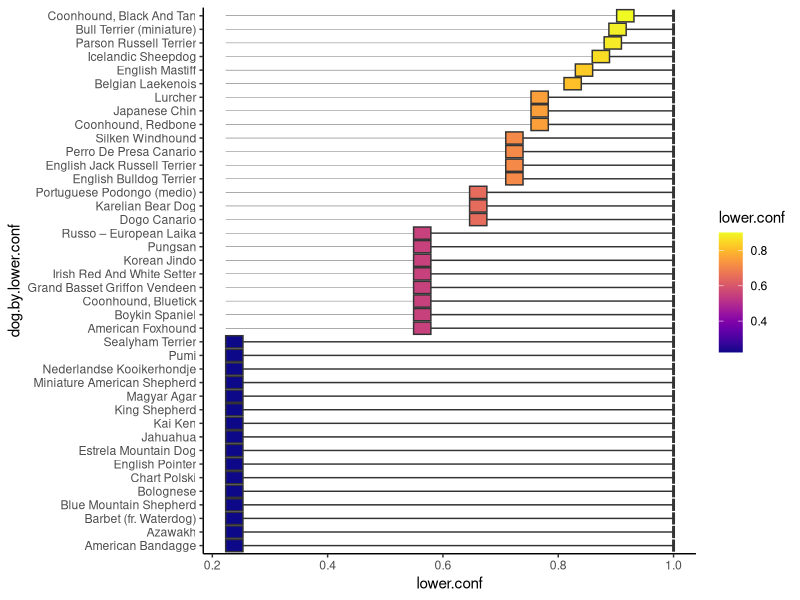
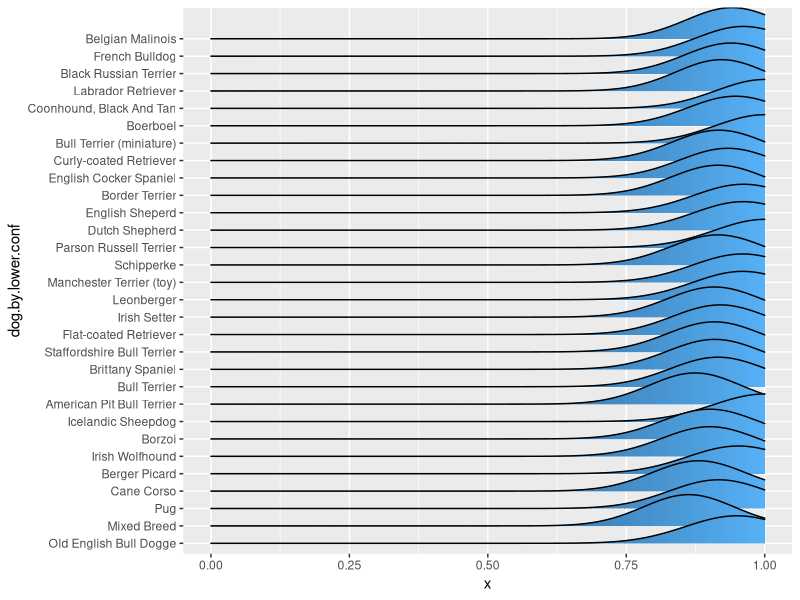

These figures' R source, in order:
library(data.table)
library(ggplot2)
library(viridis)
library(ggridges)
library(tidyr)

setwd(dirname(rstudioapi::getActiveDocumentContext()$path))

dogs <- data.table(read.csv("dog_temperament.csv", header=FALSE))
colnames(dogs) <-  c("dog", "total", "pass", "fail")
dogs[, lower.conf := Hmisc::binconf(pass, total, alpha=0.2)[, 'Lower']]
dogs[, upper.conf := Hmisc::binconf(pass, total, alpha=0.2)[, 'Upper']]
dogs[, point.est  := Hmisc::binconf(pass, total, alpha=0.2)[, 'PointEst']]
dogs[, confidence := 1 - (upper.conf - lower.conf)]
dogs$dog.by.upper.conf <- factor(dogs$dog, levels=dogs[order(upper.conf), dog])
dogs$dog.by.lower.conf <- factor(dogs$dog, levels=dogs[order(lower.conf), dog])
dogs$dog.by.point.est  <- factor(dogs$dog, levels=dogs[order(point.est), dog])


box.width<-0.015
ggplot(dogs[total>0][order(-point.est)][0:40], aes(dog.by.lower.conf, lower.conf)) +
  geom_segment(aes(y=min(lower.conf), yend=lower.conf,
                   x=dog.by.lower.conf, xend=dog.by.lower.conf),
               lwd=0.1) +
  geom_boxplot(stat="identity", aes(ymin=lower.conf, ymax=upper.conf,
                                    middle=upper.conf,
                                    lower=lower.conf, upper=lower.conf+2*box.width,
                                    #width=log(2*(1-confidence))*.35,
                                    fill=lower.conf),
               varwidth=TRUE, lwd=0.5) +
  scale_fill_viridis(option="plasma") +
  #scale_color_viridis(option="plasma") +
  theme_classic() +
  coord_flip()

n <- 100
dogs.norm <- as.data.table(merge.data.frame(dogs, data.table(x=seq(0, 1, length.out=n)), all=TRUE))
dogs.norm[, height := dnorm(x, mean=point.est, sd=.08/confidence)]

ggplot(dogs.norm[dog%in%rev(levels(dogs$dog.by.lower.conf))[1:30]], aes(x, dog.by.lower.conf, height=height, fill=..x..)) +
  geom_density_ridges_gradient(stat="identity") +
  guides(fill=FALSE)
